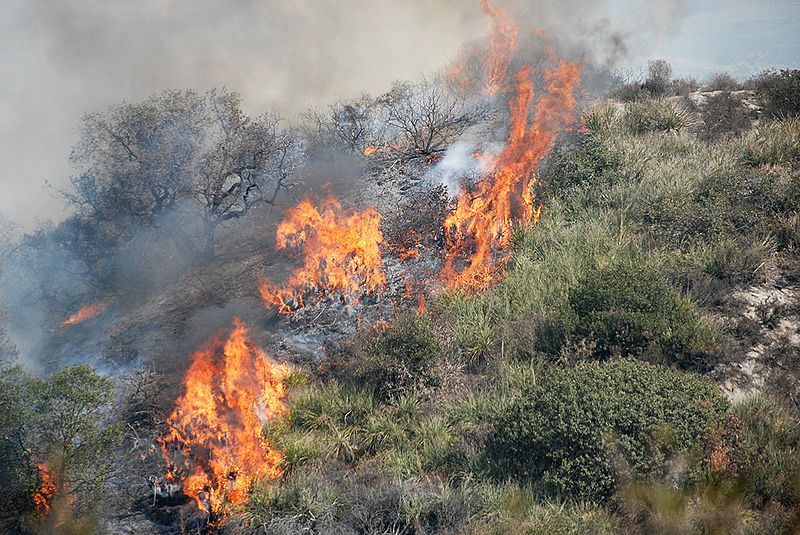
#> input picture 2025-04-28/머신러닝/data/fire/800px-Fires_cross_a_hill_in_SoCal_October_2007.jpg, 800 x 535 px; its folder holds only this picture in this run
$ jupyter execute fire_dataset.ipynb
#> lines starting #> are read from the running program, lines starting #| are printed output that depends on the picture
# 음식 이미지 인식

## 이미지 데이터 세트 만들기

[cell 1]
from sklearn import model_selection
from sklearn.model_selection import train_test_split
from PIL import Image
import os, glob
import numpy as np

[cell 2]
## 분류 데이터 로딩
root_dir = "../data/"

[cell 3]
# 카테고리 명령 지정 (1)
categories = ["fire", "smoke"]
nb_classes = len(categories)

[cell 4]
# 이미지 크기 지정 (2)
image_width = 256
image_height = 256

[cell 5]
## 데이터 변수
X = [] # 이미지 데이터
Y = [] # 레이블 데이터

for idx, category in enumerate(categories):
    image_dir = root_dir + category
    files = glob.glob(image_dir + "/*.jpg") + glob.glob(image_dir + "/*.png")
    print(f"[{category}] 이미지 개수: {len(files)}")

    for i, f in enumerate(files):
        # 이미지 로딩 (3)
        img = Image.open(f)
#> img is the input picture: PIL image 800x535 RGB; mean R, G, B 127.2, 120.5, 111.3
        img = img.convert("RGB")
        img = img.resize((image_width, image_height))
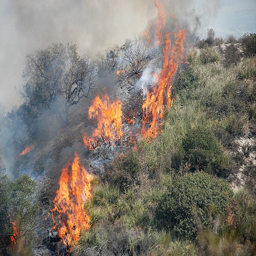
#> img: PIL image 256x256 RGB; mean R, G, B 127.2, 120.5, 111.3
        data = np.asarray(img)
        X.append(data)
        Y.append(idx)
#> pass 2 of the loop `for idx, category in enumerate(categories):`:
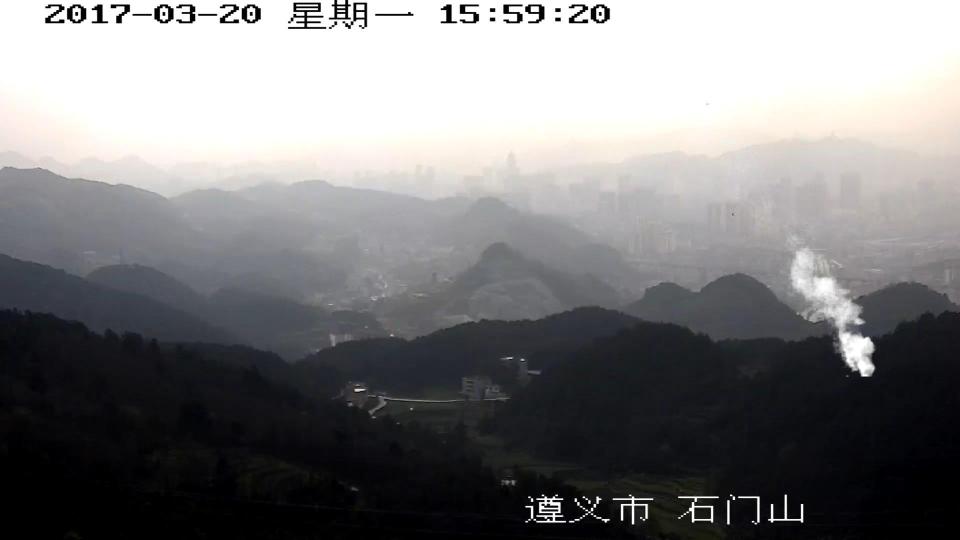
#> input picture 2025-04-28/머신러닝/data/smoke/000044.jpg, 1920 x 1080 px (shown at 1/2 size)
#> img is the input picture: PIL image 1920x1080 RGB; mean R, G, B 126, 125.6, 126.8
#> `img = img.resize((image_width, image_height))`:
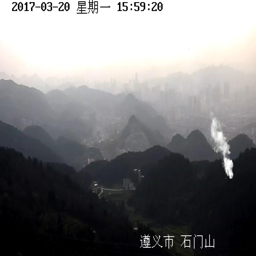
#> img: PIL image 256x256 RGB; mean R, G, B 126, 125.5, 126.7

X = np.array(X)
Y = np.array(Y)

[cell 6]
# 학습 데이터와 테스트 데이터 나누기 (4)
X_train, X_test, Y_train, Y_test = train_test_split(X, Y)
xy = (X_train, X_test, Y_train, Y_test)

[cell 7]
print(X_train.shape)
#| (3, 256, 256, 3)
print(X_test.shape)
#| (1, 256, 256, 3)
print(Y_train.shape)
#| (3,)
print(Y_test.shape)
#| (1,)
